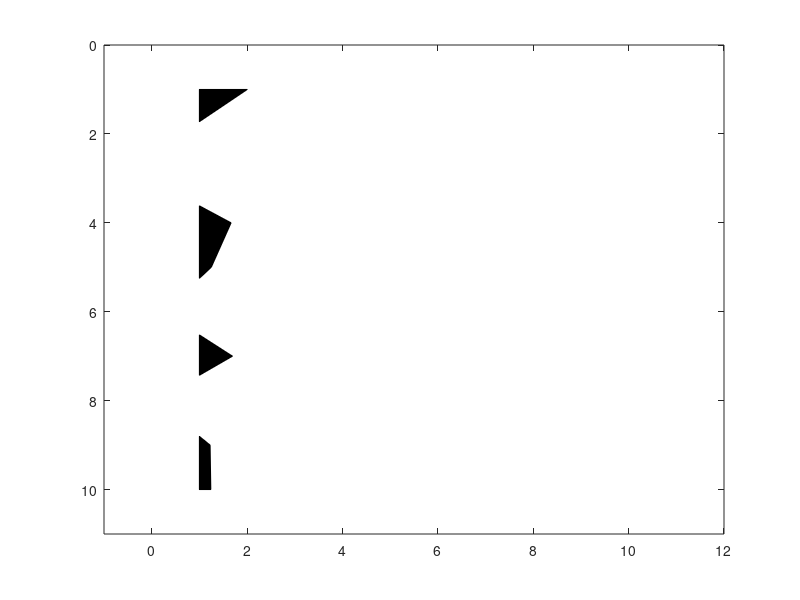

Reproduce this figure in MATLAB. (Note: this script raises an error after producing the figure.)
function wigb (a,scal,x,z,amx)
%WIGB: Plot seismic data using wiggles
%
%  WIGB(a,scal,x,z,amx) 
%
%  IN    a:     seismic data
%        scale: multiple data by scale
%        x:     x-axis;
%        z:     vertical axis (time or depth)
%
%	 If only 'a' is enter, 'scal,x,z,amn,amx' are decided automatically; 
%	 otherwise, 'scal' is a scalar; 'x, z' are vectors for annotation in 
%	 offset and time, amx are the amplitude range.
%
% Author:
% 	Xingong Li, Dec. 1995
%
% Changes: 
%	Jun11,1997: add amx
% 	May16,1997: updated for v5 - add 'zeros line' to background color
% 	May17,1996: if scal ==0, plot without scaling
% 	Aug6, 1996: if max(tr)==0, plot a line 

if nargin == 0, nx=10;nz=10; a = rand(nz,nx)-0.5; end;

[nz,nx]=size(a);

trmx= max(abs(a));
if (nargin <= 4); amx=mean(trmx);  end;
if (nargin <= 2); x=[1:nx]; z=[1:nz]; end;
if (nargin <= 1); scal =1; end;

if nx <= 1; disp(' ERR:PlotWig: nx has to be more than 1');return;end;

 % take the average as dx
	dx1 = abs(x(2:nx)-x(1:nx-1));
 	dx = median(dx1);

 dz=z(2)-z(1);
 xmx=max(max(a)); xmn=min(min(a)); 

 if scal == 0; scal=1; end;
 a = a * dx /amx; 
 a = a * scal;

%fprintf(' PlotWig: data range [%f, %f], plotted max %f \n',xmn,xmx,amx);
 
% set display range 
x1=min(x)-2.0*dx; x2=max(x)+2.0*dx;
z1=min(z)-dz; z2=max(z)+dz;
 
set(gca,'NextPlot','add','Box','on', ...
  'XLim', [x1 x2], ...
  'YDir','reverse', ...
  'YLim',[z1 z2]);
 

	fillcolor = [0 0 0];
	linecolor = [0 0 0];
	linewidth = 0.1;

	z=z'; 	% input as row vector
	zstart=z(1);
	zend  =z(nz);

for i=1:nx,
   
  if trmx(i) ~= 0;    % skip the zero traces
	tr=a(:,i); 	% --- one scale for all section
  	s = sign(tr) ;
  	i1= find( s(1:nz-1) ~= s(2:nz) );	% zero crossing points
	npos = length(i1);


	%12/7/97 
	zadd = i1 + tr(i1) ./ (tr(i1) - tr(i1+1)); %locations with 0 amplitudes
	aadd = zeros(size(zadd));

	[zpos,vpos] = find(tr >0);
	[zz,iz] = sort([zpos; zadd]); 	% indices of zero point plus positives
	aa = [tr(zpos); aadd];
	aa = aa(iz);

	% be careful at the ends
		if tr(1)>0, 	a0=0; z0=1.00;
		else, 		a0=0; z0=zadd(1);
		end;
		if tr(nz)>0, 	a1=0; z1=nz; 
		else, 		a1=0; z1=max(zadd);
		end;
			
	zz = [z0; zz; z1; z0];
 	aa = [a0; aa; a1; a0];
		
	zzz = zstart + zz*dz -dz;

	patch( aa+x(i) , zzz,  fillcolor);

	line( 'Color',[1 1 1],'EraseMode','background',  ...
         'Xdata', x(i)+[0 0], 'Ydata',[zstart zend]); % remove zero line

%'LineWidth',linewidth, ...
%12/7/97 'Xdata', x(i)+[0 0], 'Ydata',[z0 z1]*dz);	% remove zero line

	line( 'Color',linecolor,'EraseMode','background',  ...
	 'LineWidth',linewidth, ...
	 'Xdata', tr+x(i), 'Ydata',z);	% negatives line

   else % zeros trace
	line( 'Color',linecolor,'EraseMode','background',  ...
	 'LineWidth',linewidth, ...
         'Xdata', [x(i) x(i)], 'Ydata',[zstart zend]);
   end;
end;